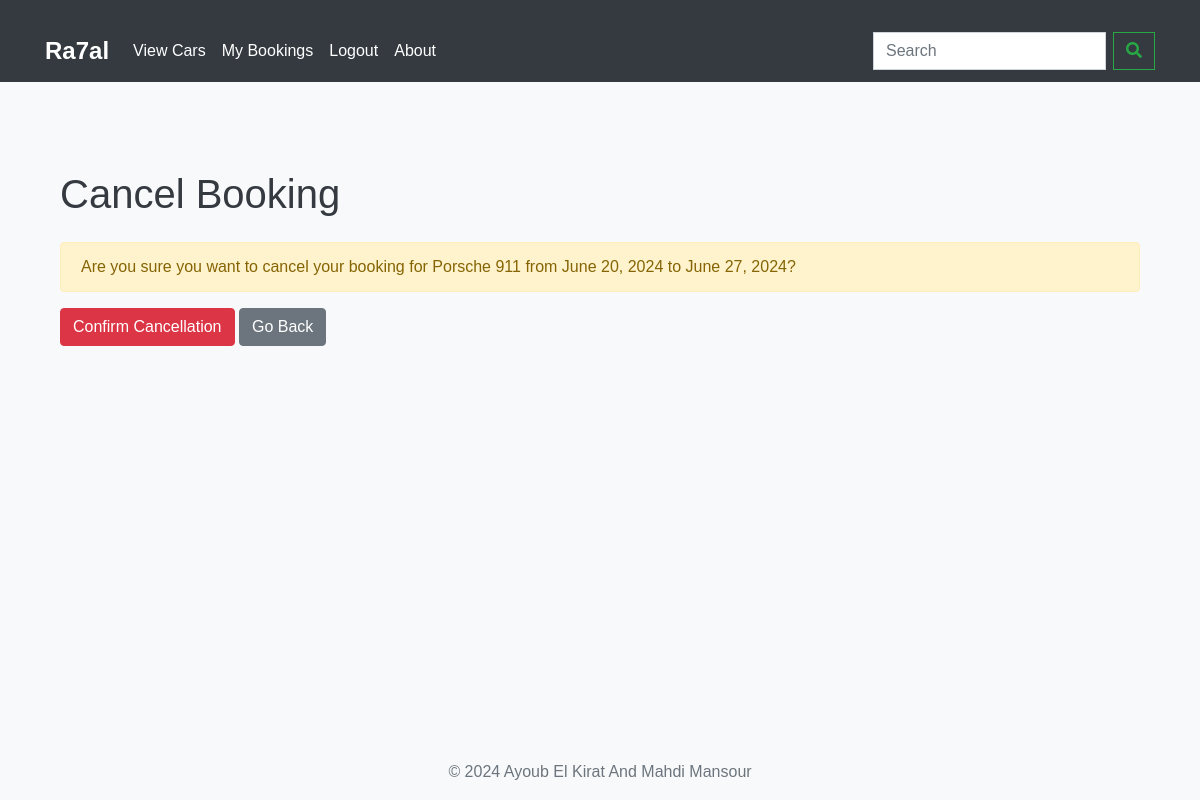
Page /cancel-booking/14/ (signed in) on the committed database.
### base/models.py (models this page shows, shortened)
class Booking(models.Model):
    id = models.AutoField(primary_key=True)
    user = models.ForeignKey(User, on_delete=models.CASCADE)
    car = models.ForeignKey(Car, on_delete=models.CASCADE)
    start_date = models.DateField()
    end_date = models.DateField()
    is_approved = models.BooleanField(default=False)
    is_active = models.BooleanField(default=True)

class Car(models.Model):
    id = models.AutoField(primary_key=True)
    name = models.CharField(max_length=100)
    model = models.CharField(max_length=100)
    year = models.IntegerField()
    price = models.IntegerField()
    image = models.ImageField(upload_to='car_images')
    is_available = models.BooleanField(default=True)
    city = models.CharField(max_length=100)
    class Meta:
        ordering = ['name']

### base/views.py (the view)
# urls.py: path('cancel-booking/<int:id>/', views.cancel_booking, name='cancel_booking'),
@login_required
def cancel_booking(request, id):
    booking = get_object_or_404(Booking, id=id)
    if request.method == 'POST':
        booking.delete()
        messages.success(request, 'Your booking has been successfully cancelled.')
        return redirect(reverse('my_bookings'))
    return render(request, 'base/cancel_booking.html', {'booking': booking})

### base/templates/base/cancel_booking.html (shortened to what this page needs)
{% extends 'base.html' %}
{% block content %}
<div class="container">
    <h1 class="mb-4">Cancel Booking</h1>
    <div class="alert alert-warning" role="alert">
        Are you sure you want to cancel your booking for {{ booking.car.name }} {{ booking.car.model }} from {{ booking.start_date }} to {{ booking.end_date }}?
    </div>
    <form method="post">
        <button type="submit" class="btn btn-danger">Confirm Cancellation</button>
        <a href="{% url 'my_bookings' %}" class="btn btn-secondary">Go Back</a>
    </form>
</div>
{% endblock %}

### static/styles.css (style rules this page uses)
body, h1, h2, h3, h4, h5, h6, p { margin: 0; padding: 0; font-family: 'Arial', sans-serif; }
body { font-family: 'Arial', sans-serif; background-color: #f8f9fa; color: #343a40; min-height: 100vh; display: flex; flex-direction: column; }
.container { margin-top: 20px; flex: 1; }
.alert { border-radius: 0.25rem; }
.mb-4, .my-4 { margin-bottom: 1.5rem !important; }

### rows in the picture
Booking: car.name "Porsche", car.model "911", start_date "June 20, 2024", end_date "June 27, 2024"
